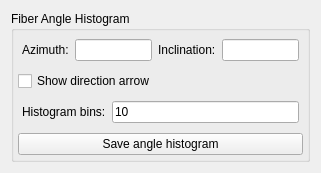
       <widget class="QWidget" name="scrollAreaWidgetContents_3">
        <property name="geometry">
         <rect>
          <x>0</x>
          <y>0</y>
          <width>321</width>
          <height>163</height>
         </rect>
        </property>
        <layout class="QVBoxLayout" name="verticalLayout_11">
         <item>
          <widget class="QGroupBox" name="fiberAngleHistogramBox">
           <property name="sizePolicy">
            <sizepolicy hsizetype="Preferred" vsizetype="Preferred">
             <horstretch>0</horstretch>
             <verstretch>0</verstretch>
            </sizepolicy>
           </property>
           <property name="maximumSize">
            <size>
             <width>320</width>
             <height>16777215</height>
            </size>
           </property>
           <property name="title">
            <string>Fiber Angle Histogram</string>
           </property>
           <layout class="QVBoxLayout" name="verticalLayout">
            <property name="margin">
             <number>4</number>
            </property>
            <item>
             <widget class="QWidget" name="widget" native="true">
              <layout class="QHBoxLayout" name="horizontalLayout_3">
               <property name="margin">
                <number>4</number>
               </property>
               <item>
                <widget class="QLabel" name="azimuthLabel">
                 <property name="text">
                  <string>Azimuth:</string>
                 </property>
                </widget>
               </item>
               <item>
                <widget class="QLineEdit" name="azimuthEdit"/>
               </item>
               <item>
                <widget class="QLabel" name="inclinationLabel">
                 <property name="text">
                  <string>Inclination:</string>
                 </property>
                </widget>
               </item>
               <item>
                <widget class="QLineEdit" name="inclinationEdit"/>
               </item>
              </layout>
             </widget>
            </item>
            <item>
             <widget class="QCheckBox" name="showDirectionArrowCheckBox">
              <property name="text">
               <string>Show direction arrow</string>
              </property>
              <property name="checked">
               <bool>false</bool>
              </property>
             </widget>
            </item>
            <item>
             <widget class="QWidget" name="widget_5" native="true">
              <layout class="QHBoxLayout" name="horizontalLayout_7">
               <property name="margin">
                <number>4</number>
               </property>
               <item>
                <widget class="QLabel" name="histogramBinsLabel">
                 <property name="text">
                  <string>Histogram bins:</string>
                 </property>
                </widget>
               </item>
               <item>
                <widget class="QLineEdit" name="histogramBinsEdit">
                 <property name="text">
                  <string>10</string>
                 </property>
                </widget>
               </item>
              </layout>
             </widget>
            </item>
            <item>
             <widget class="QPushButton" name="saveAngleHistogram">
              <property name="text">
               <string>Save angle histogram</string>
              </property>
             </widget>
            </item>
           </layout>
          </widget>
         </item>
         <item>
          <spacer name="verticalSpacer_3">
           <property name="orientation">
            <enum>Qt::Vertical</enum>
           </property>
           <property name="sizeType">
            <enum>QSizePolicy::Expanding</enum>
           </property>
           <property name="sizeHint" stdset="0">
            <size>
             <width>20</width>
             <height>0</height>
            </size>
           </property>
          </spacer>
         </item>
        </layout>
       </widget>
